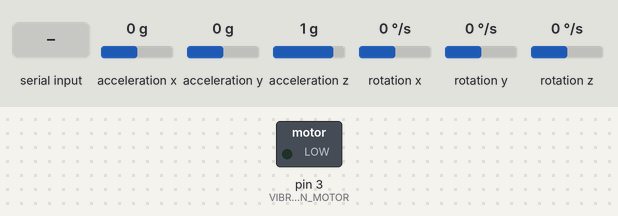
This sketch was run on a simulated Arduino Uno, built with avr-gcc and run on an emulated ATmega328P. Shown: switched loads named in the sketch (green lamp = pin HIGH). The test bench sets the inputs (shaded band); at power-on: rotation y 0 °/s, acceleration x 0 g, acceleration y 0 g, acceleration z 1 g, rotation x 0 °/s, rotation z 0 °/s. What the sketch prints to the serial monitor is not drawn.

Above: at 1.2 s.
1.3 s: rotation y set to -3 °/s
At 4.1 s:
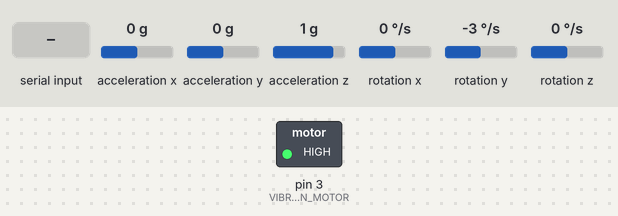
7.3 s: "c" received over Serial
At 8.4 s:
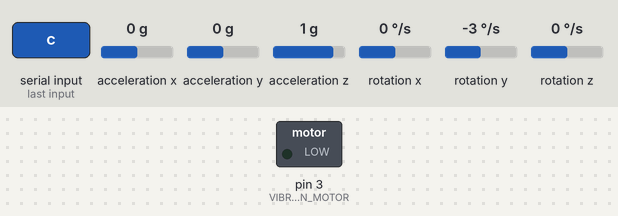
13.3 s: "c" received over the second serial link
At 15.7 s:
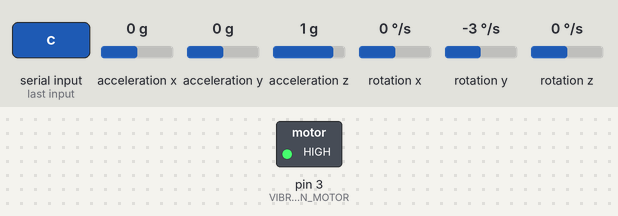
16.3 s: rotation y set to 100 °/s
At 17.3 s:
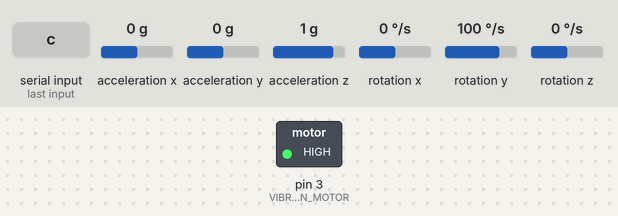
Timing chart, 0 to 19.3 s (numbered marks = the images above; inputs shaded):
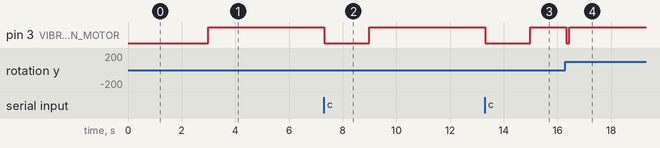

The sketch:

Posture_Correction.ino
```cpp
#include <Wire.h>
#include <MPU6050.h>
#include <SoftwareSerial.h>

int VIBRATION_MOTOR = 3;

bool check = false;
bool badposture = false;

// the setup function runs once when you press reset or power the board
SoftwareSerial mySerial(7, 8); // RX, TX
// Connect HM10      Arduino Uno
//     Pin 1/TXD          Pin 7
//     Pin 2/RXD          Pin 8

MPU6050 mpu;
//Serial Read

String inputString = "";         // a String to hold incoming data
boolean stringComplete = false;  // whether the string is complete

// Timers
extern volatile unsigned long timer0_millis;
unsigned long new_value = 0;
unsigned long timer = 0;
float timeStep = 0.01;

// Pitch, Roll and Yaw values
float pitch = 0;
float roll = 0;
float yaw = 0;

//Initial Values
float pitch_init = 0;
float roll_init = 0;
float yaw_init = 0;
bool init_value = false;

void setup()
{
  pinMode(VIBRATION_MOTOR, OUTPUT);
  Serial.begin(115200);
  mySerial.begin(9600);

  // Initialize MPU6050
  while (!mpu.begin(MPU6050_SCALE_2000DPS, MPU6050_RANGE_2G))
  {
    Serial.println("Could not find a valid MPU6050 sensor, check wiring!");
    delay(500);
  }

  // reserve 200 bytes for the inputString:
  inputString.reserve(200);

  // Calibrate gyroscope. The calibration must be at rest.
  // If you don't want calibrate, comment this line.
  mpu.calibrateGyro();

  // Set threshold sensivty. Default 3.
  // If you don't want use threshold, comment this line or set 0.
  mpu.setThreshold(3);
}

void loop()
{
  char c;
  check = false;
  if (Serial.available())
  {
    c = Serial.read();
    mySerial.println(c);
  }

  if (mySerial.available())
  {
    c = mySerial.read();
    //Serial.print(c);
  }

  if (stringComplete || c == 'c')
  {
    digitalWrite(VIBRATION_MOTOR, LOW);
    // Calibrate gyroscope. The calibration must be at rest.
    // If you don't want calibrate, comment this line.
    //delay(1000);
    //mpu.calibrateGyro();
    pitch_init = pitch;
    //delay(5000);
    // Set threshold sensivty. Default 3.
    // If you don't want use threshold, comment this line or set 0.
    //mpu.setThreshold(2);

    stringComplete = false;


    //setMillis(new_value);
    //roll = 0.0;
    //yaw = 0.0;
    //Serial.println("reset");
  }
  timer = millis();

  // Read normalized values
  Vector norm = mpu.readNormalizeGyro();

  // Calculate Pitch, Roll and Yaw
  pitch = pitch + norm.YAxis * timeStep;
  if (!init_value)
  {
    pitch_init = pitch;
    init_value = true;
  }


  //roll = roll + norm.XAxis; //* timeStep;
  //yaw = yaw + norm.ZAxis; //* timeStep;

  // Output raw
  Serial.print(" Pitch = ");
  Serial.println(pitch);
  //  Serial.print(" Roll = ");
  //  Serial.print(roll);
  //  Serial.print(" Yaw = ");
  //  Serial.println(yaw);

  if (pitch-pitch_init < -5.00 || pitch-pitch_init > 5.00)
  {
    if (check == false)
    {
      if (badposture == false)
      {
        digitalWrite(VIBRATION_MOTOR, HIGH);
        //delay(500);
        //digitalWrite(VIBRATION_MOTOR, LOW);
        //delay(500);
        Serial.println("Incorrect Posture");
        mySerial.println("1"); //incorrect posture
        check = true;
        badposture = true;
      }
      Serial.println("Incorrect Posture");
    }
  }
  else
  {
    mySerial.println("0"); //correct posture
    check = true;
    badposture = false;
    digitalWrite(VIBRATION_MOTOR, LOW);
  }

  // Wait to full timeStep period
  delay((timeStep * 1000) - (millis() - timer));

}

void setMillis(unsigned long new_millis)
{
  uint8_t oldSREG = SREG;
  cli();
  timer0_millis = new_millis;
  SREG = oldSREG;
}

void serialEvent()
{
  while (Serial.available()) {
    // get the new byte:
    char inChar = (char)Serial.read();

    // add it to the inputString:
    inputString += inChar;
    // if the incoming character is 'c', set a flag so the main loop can
    // do something about it:
    if (inChar == 'c') {
      stringComplete = true;
    }

  }
}
```

Measured:
- the behaviour switches between -1 and -2 °/s on rotation y (found by bisection; images 0 and 1)
- after the input at 1.3 s, pin 3 (VIBRATION_MOTOR): LOW → HIGH after 1.7 s
- after the input at 7.3 s, pin 3 (VIBRATION_MOTOR): HIGH → LOW at once, → HIGH 1.7 s later
- after the input at 13.3 s, pin 3 (VIBRATION_MOTOR): HIGH → LOW at once, → HIGH 1.7 s later
- after the input at 16.3 s, pin 3 (VIBRATION_MOTOR): HIGH → LOW at once, → HIGH 0.10 s later
